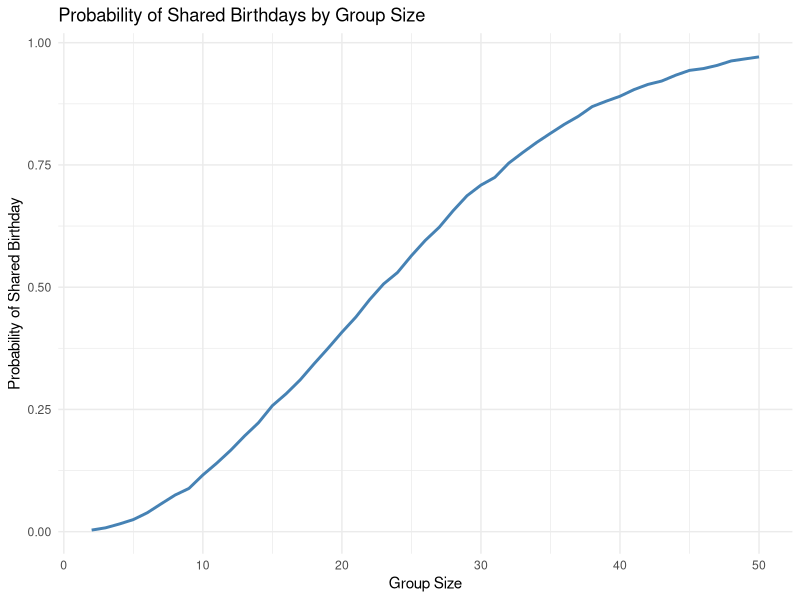

Generate this figure with R: (Note: this script raises an error after producing the figure.)
## ---- chunk 1
library(tidyverse)

knitr::opts_chunk$set(
  echo = TRUE,
  warning = FALSE,
  message = FALSE
)
## ---- chunk 2
birthday_repeated = function(n_room) {
  birthdays = sample(1:365, size = n_room, replace = TRUE)
  
  repeated_birthdays = length(unique(birthdays)) < n_room
  
  return(repeated_birthdays)
}
## ---- chunk 3
set.seed(123)

birthday_results = 
  expand_grid(
    n_room = 2:50,
    sim = 1:10000
  ) |>
  mutate(
    repeated = map_lgl(n_room, birthday_repeated)
  )

birthday_prob = birthday_results |>
  group_by(n_room) |>
  summarize(
    probability = mean(repeated)
  )
## ---- chunk 4
birthday_prob |>
  ggplot(aes(x = n_room, y = probability)) +
  geom_line(color = "steelblue", linewidth = 1) +
  labs(
    title = "Probability of Shared Birthdays by Group Size",
    x = "Group Size",
    y = "Probability of Shared Birthday"
  ) +
  theme_minimal()

## ---- chunk 5

file_names = list.files(
  path = "data",
  pattern = "\\.csv$",
  full.names = TRUE
)

file_df = tibble(file_name = file_names)
## ---- chunk 6
file_df = file_df |>
  mutate(
    data = map(file_name, read_csv)
  )
## ---- chunk 7
longitudinal_df = file_df |>
  unnest(cols = data)
## ---- chunk 8
longitudinal_df = longitudinal_df |>
  mutate(
    file_name = basename(file_name),
    file_name = str_remove(file_name, ".csv")
  ) |>
  separate(
    file_name,
    into = c("arm", "subject_id"),
    sep = "_"
  ) |>
  mutate(
    arm = recode(arm,
                 "con" = "control",
                 "exp" = "experimental")
  )

## ---- chunk 9
longitudinal_df = longitudinal_df |>
  pivot_longer(
    cols = starts_with("week_"),
    names_to = "week",
    values_to = "observation"
  ) |>
  mutate(
    week = as.numeric(str_remove(week, "week_"))
  )
## ---- chunk 10
longitudinal_df |>
  ggplot(
    aes(
      x = week,
      y = observation,
      group = subject_id
    )
  ) +
  geom_line(color = "steelblue", alpha = 0.6, linewidth = 0.7) +
  facet_wrap(~arm) +
  labs(
    title = "Observations Over Time by Study Arm",
    x = "Week",
    y = "Observation"
  ) +
  theme_minimal()
## ---- chunk 11
sim_t_test = function(mu) {
  sim_data = tibble(
    x = rnorm(n = 30, mean = mu, sd = 5)
  )

  t.test(sim_data$x, mu = 0) |>
    broom::tidy() |>
    select(estimate, p.value)
}
## ---- chunk 12
set.seed(123)

sim_results = expand_grid(
  mu = 0:6,
  sim = 1:5000
) |>
  mutate(
    results = map(mu, sim_t_test)
  ) |>
  unnest(cols = results)
## ---- chunk 13
power_df = sim_results |>
  group_by(mu) |>
  summarize(
    power = mean(p.value < 0.05)
  )

power_df
## ---- chunk 14
power_df |>
  ggplot(aes(x = mu, y = power)) +
  geom_line(color = "steelblue", linewidth = 1) +
  geom_point(color = "steelblue", size = 2) +
  labs(
    title = "Statistical Power by True Mean",
    x = "True Mean (mu)",
    y = "Proportion of Null Hypotheses Rejected"
  ) +
  theme_minimal()
## ---- chunk 15
mean_estimates = sim_results |>
  group_by(mu) |>
  summarize(
    mean_estimate = mean(estimate),
    mean_estimate_rejected = mean(estimate[p.value < 0.05])
  )

mean_estimates
## ---- chunk 16

mean_estimates |>
  pivot_longer(
    cols = c(mean_estimate, mean_estimate_rejected),
    names_to = "estimate_type",
    values_to = "average_estimate"
  ) |>
  ggplot(aes(
    x = mu,
    y = average_estimate,
    color = estimate_type
  )) +
  geom_line(linewidth = 1) +
  geom_point(size = 2) +
  geom_abline(
    slope = 1,
    intercept = 0,
    linetype = "dashed",
    color = "gray50"
  ) +
  labs(
    title = "Average Estimated Mean vs. True Mean",
    x = "True Mean (mu)",
    y = "Average Estimated Mean",
    color = "Estimate Type"
  ) +
  theme_minimal()
